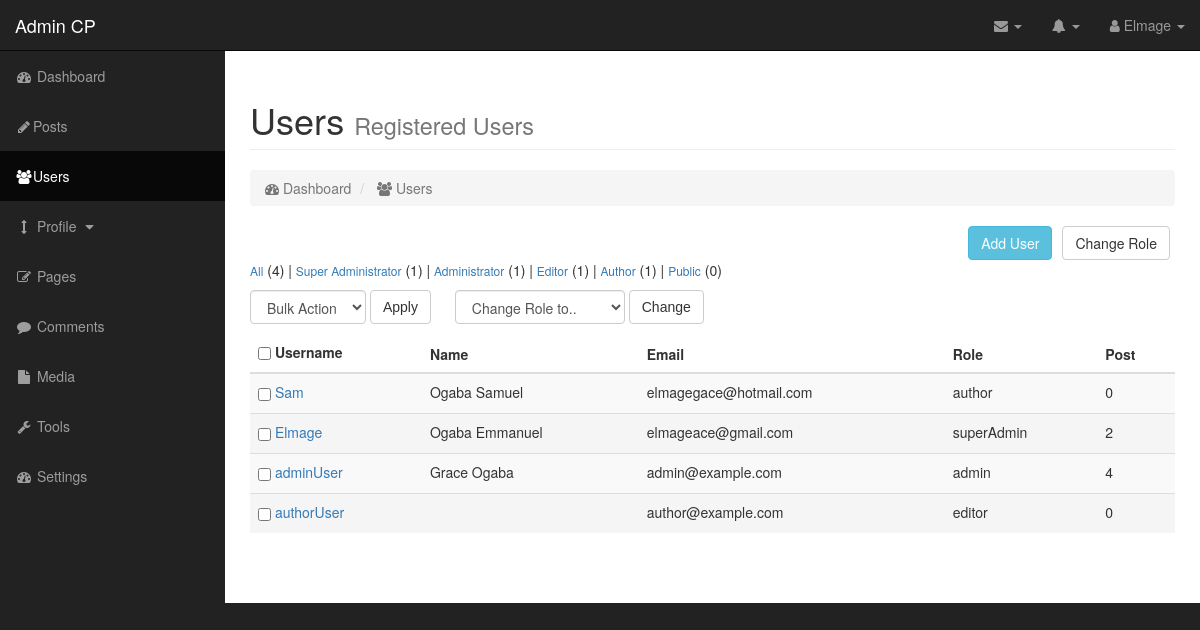
/users.php (signed in), run on the app's committed database.
### tables this page shows
CREATE TABLE `users` (
  `id` int(10) UNSIGNED NOT NULL,
  `userType` enum('public','author','editor','admin','superAdmin') DEFAULT NULL,
  `username` varchar(30) NOT NULL,
  `first_name` varchar(40) NOT NULL,
  `last_name` varchar(40) NOT NULL,
  `publish_name` varchar(100) NOT NULL,
  `email` varchar(40) NOT NULL,
  `bio` text NOT NULL,
  `avatar` varchar(255) NOT NULL,
  `password` char(255) NOT NULL,
  `salt` varchar(255) NOT NULL,
  `dateAdded` timestamp NOT NULL DEFAULT CURRENT_TIMESTAMP
);

### users.php (called while the page is built, shortened)
<?php
$user = new User();
if (!empty(Input::get('users'))) {
	$userType = escape(Input::get('users'));
	$allUsers = $user->getUsers($userType);
} else {
	$allUsers = $user->getUsers();
}
$postCount = (!empty(Input::get('users')))? $user->countUsers($userType) : $user->countUsers();
require_once('views/dashboard_header.inc.php');
require_once('views/dashboard_sidebar.inc.php');
require_once('views/blog_users.php');
require_once('views/dashboard_footer.inc.php');
?>

### classes/Config.php (called while the page is built)
<?php
class Config {
	public static function get($path = null) {
		if ($path) {
			$config = $GLOBALS['config'];
			$path = explode('/', $path);
			foreach ($path as $bit) {
				if (isset($config[$bit])) {
					$config = $config[$bit];
				}
			}
			return $config;
		}
		return false;
	}
}
?>

### classes/DB.php (called while the page is built, shortened)
<?php
class DB {
	private static $_instance = null;
	private $_pdo,
			$_query,
			$_error = false,
			$_results,
			$_count = 0;
	private function __construct() {
		try {
			$this->_pdo = new PDO('mysql:host='. Config::get('mysql/host') . ';dbname='. Config::get('mysql/db'), Config::get('mysql/username'), Config::get('mysql/password'));
		} catch(PDOException $e) {
			die($e->getMessage());
		}
	}
	public static function getInstance() {
		if (!isset(self::$_instance)) {
			self::$_instance = new DB();
		}
		return self::$_instance;
	}
	public function query($sql, $params = array()) {
		$this->_error = false;
		if ($this->_query = $this->_pdo->prepare($sql)) {
			$x = 1;
			if (count($params)) {
				foreach ($params as $param) {
					$this->_query->bindValue($x, $param);
					$x++;
				}
			}
			if ($this->_query->execute()) {
				$this->_results = $this->_query->fetchAll(PDO::FETCH_OBJ);
				$this->_count = $this->_query->rowCount();
			} else {
				$this->_error = true;
			}
		}
		return $this;
	}
	public function action($action, $table, $where = array(), $orderby = null) {
		if (count($where) === 3) {
			$operators = array('=', '>', '<', '>=', '<=');
			$field    = $where[0];
			$operator = $where[1];
			$value    = $where[2];
			if (empty($orderby) && in_array($operator, $operators)) {
				$sql = "{$action} FROM {$table} WHERE {$field} {$operator} ?";
				if (!$this->query($sql, array($value))->error()) {
					return $this;
				}
			}
		}
		return false;
	}
	public function get($table, $where, $orderby = null) {
		if (!empty($orderby)) {
			return $this->action('SELECT *', $table, $where, $orderby);
		} else {
			return $this->action('SELECT *', $table, $where);
		}
	}
	public function results() {
		return $this->_results;
	}
	public function first() {
		return $this->results()[0];
	}
	public function error() {
		return $this->_error;
	}
	public function count() {
		return $this->_count;
	}
}
?>

### classes/User.php (called while the page is built, shortened)
<?php
class User {
	private $_db;
	private $_data;
	function __construct($user = null) {
		$this->_db = DB::getInstance();
		$this->_sessionName = Config::get('session/session_name');
		if (!$user) {
			if (Session::exists($this->_sessionName)) {
				$user = Session::get($this->_sessionName);
				if($this->find($user)) {
					$this->_isLoggedIn = true;
				} else {
					$this->_isLoggedIn = false;
				}
			}
		} else {
			$this->find($user);
		}
	}
	public function find($user = null) {
		if ($user) {
			$field = (is_numeric($user)) ? 'id' : 'username';
			$data = $this->_db->get('users', array($field, '=', $user));
			if ($data->count()) {
				$this->_data = $data->first();
				return true;
			}
		}
		return false;
	}
	public function data() {
		return $this->_data;
	}
	public function countUsers($userType = null) {
		$users = ($userType) ? $this->_db->get('users', array('userType', '=', $userType)) : $this->_db->get('users', array('id', '>=', 1));
		if ($users == true) {
			return $users->count();
		} else {
			return false;
		}
	}
	public function getUsers($userType = null) {
		$users = $this->_db->get('users', array('id', '>=', 1));
		if ($users == true) {
			return $users->results();
		}
	}
	public function getUserPostCount($id) {
		$data = $this->_db->get('post', array('creatorId', '=', $id));
		if ($data == true) {
			return $data->count();
		}
		return false;
	}
}
?>

### classes/Session.php (called while the page is built, shortened)
<?php
class Session {
	public static function exists($name) {
		return (isset($_SESSION[$name])) ? true : false;
	}
	public static function get($name) {
		return $_SESSION[$name];
	}
}
?>

### classes/Input.php (called while the page is built, shortened)
<?php
class Input {
	public static function get($item) {
		return false;
	}
}
?>

### views/blog_users.php (the view, shortened to what this page needs)
<div id="page-wrapper">
    <div class="container-fluid">
        <div class="row">
            <div class="col-lg-12">
                <h1 class="page-header">
                    Users <small>Registered Users</small>
                </h1>
                <ol class="breadcrumb">
                    <li class="active">
                        <i class="fa fa-dashboard"></i> Dashboard
                    </li>
                    <li class="active">
                        <i class="fa fa-users"></i> Users
                    </li>
                </ol>
            </div>
        </div>
        <div class="row">
            <div class="col-lg-12">
                <a href="#" class="btn btn-default pull-right new-cat">Change Role</a>
                <a href="#" class="btn btn-info pull-right new-post">Add User</a>
            </div>
        </div>
        <div class="row">
            <div class="col-lg-12">
                <p class="filter-link"><a href="users.php">All</a> (<?php echo $user->countUsers(); ?>) | <a href="users.php?users=superAdmin">Super Administrator</a> (<?php echo $user->countUsers('superAdmin'); ?>) | <a href="users.php?users=admin">Administrator</a> (<?php echo $user->countUsers('admin'); ?>) | <a href="users.php?users=editor">Editor</a>  (<?php echo $user->countUsers('editor'); ?>) | <a href="users.php?users=author">Author</a>  (<?php echo $user->countUsers('author'); ?>) | <a href="users.php?users=public">Public</a>  (<?php echo $user->countUsers('public'); ?>)</p>
                <form class="form-inline" role="form" method="get">
                    <div class="form-group">
                        <select class="form-control" id="post-action" name="action">
                            <option>Bulk Action</option>
                        </select>
                    </div>
                    <button type="submit" class="btn btn-default applybtn" name="apply">Apply</button>
                    <div class="form-group">
                        <select class="form-control" id="filter-date" name="userRole">
                            <option>Change Role to..</option>
                        </select>
                    </div>
                    <button type="submit" class="btn btn-default" name="change">Change</button>
                    <div class="table-responsive post-table">
                        <table class="table table-hover table-striped">
                            <thead>
                                <tr>
                                    <th>
                                        <div class="checkbox">
                                            <label><input type="checkbox" value=""></label>
                                        </div>
                                        Username
                                    </th>
                                    <th>Name</th>
                                    <th>Email</th>
                                    <th>Role</th>
                                    <th>Post</th>
                                </tr>
                            </thead>
                            <tbody>
                                <?php
                                for ($i=($postCount - 1); $i >= 0; $i--) {
                                    $id = $allUsers[$i]->id;
                                    $username = $allUsers[$i]->username;
                                    $name = $allUsers[$i]->last_name . ' ' . $allUsers[$i]->first_name;
                                    $role = $allUsers[$i]->userType;
                                    $userEmail = $allUsers[$i]->email;
                                ?>
                                    <tr<?php if($i % 2 === 0) {echo " class=\"active\"";}?>>
                                        <td>
                                            <div class="checkbox">
                                                <label><input type="checkbox" name="chkbox[]" value="<?php echo $id; ?>"></label>
                                            </div>
                                            <a href="profile.php?id=<?php echo($id); ?>"><?php echo $username; ?> </a>
                                        </td>
                                        <td><?php echo $name; ?></td>
                                        <td><?php echo $userEmail; ?></td>
                                        <td><?php echo $role; ?></td>
                                        <td><?php echo $user->getUserPostCount($id); ?></td>
                                    </tr>
                                <?php
                                }
                                ?>
                            </tbody>
                        </table>
                    </div>
                </form>
            </div>
        </div>
        <div class="row">
            <div class="col-lg-12">
            </div>
        </div>
    </div>
</div>

### views/dashboard_header.inc.php (shortened to what this page needs)
<!DOCTYPE html>
<html lang="en">
<head>
    <link href="css/dashboard/bootstrap.min.css" rel="stylesheet">
    <link href="css/sb-admin.css" rel="stylesheet">
    <link href="css/mystyle.css" rel="stylesheet">
    <link href="css/plugins/morris.css" rel="stylesheet">
    <link href="lib/font-awesome/css/font-awesome.min.css" rel="stylesheet">
</head>
<body>
    <div id="wrapper">
        <nav class="navbar navbar-inverse navbar-fixed-top" role="navigation">
            <div class="navbar-header">
                <a class="navbar-brand" href="dashboard.php">Admin CP</a>
            </div>
            <ul class="nav navbar-right top-nav">
                <li class="dropdown">
                    <a href="#" class="dropdown-toggle" data-toggle="dropdown"><i class="fa fa-envelope"></i> <b class="caret"></b></a>
                </li>
                <li class="dropdown">
                    <a href="#" class="dropdown-toggle" data-toggle="dropdown"><i class="fa fa-bell"></i> <b class="caret"></b></a>
                </li>
                <li class="dropdown">
                    <a href="#" class="dropdown-toggle" data-toggle="dropdown"><i class="fa fa-user"></i><?php echo ' ' . $user->data()->username . ' '; ?><b class="caret"></b></a>
                </li>
            </ul>

### css/sb-admin.css (style rules this page uses)
body { margin-top: 100px; background-color: #222; }
@media (min-width:768px) { body { margin-top: 50px; } }
#wrapper { padding-left: 0; }
#page-wrapper { width: 100%; padding: 0; background-color: #fff; }
@media (min-width:768px) { #wrapper { padding-left: 225px; } }
@media (min-width:768px) { #page-wrapper { padding: 10px; } }
.top-nav { padding: 0 15px; }
.top-nav>li { display: inline-block; float: left; }
.top-nav>li>a { padding-top: 15px; padding-bottom: 15px; line-height: 20px; color: #999; }

### css/mystyle.css (style rules this page uses)
.applybtn { margin-right: 20px; }
.post-table { margin-top: 10px; }
.filter-link a { text-decoration: none; font-size: 12px; }
.new-post { margin: 0 5px; }
.new-cat { margin: 0 5px; }
#comment-form label,button { font-weight: bold; font-family: Helvetica, Arial, sans-serif; }

### data on the page
users: username "Elmage", name "Ogaba Emmanuel", email "elmageace@gmail.com", userType "superAdmin", UserPostCount "2"
users: username "Sam", name "Ogaba Samuel", email "elmagegace@hotmail.com", userType "author", UserPostCount "0"
users: username "adminUser", name "Grace Ogaba", email "admin@example.com", userType "admin", UserPostCount "4"
users: username "authorUser", email "author@example.com", userType "editor", UserPostCount "0"

### other printed values
$user->countUsers() "4"
$user->countUsers('superAdmin') "1"
$user->countUsers('admin') "1"
$user->countUsers('editor') "1"
$user->countUsers('author') "1"
$user->countUsers('public') "0"
